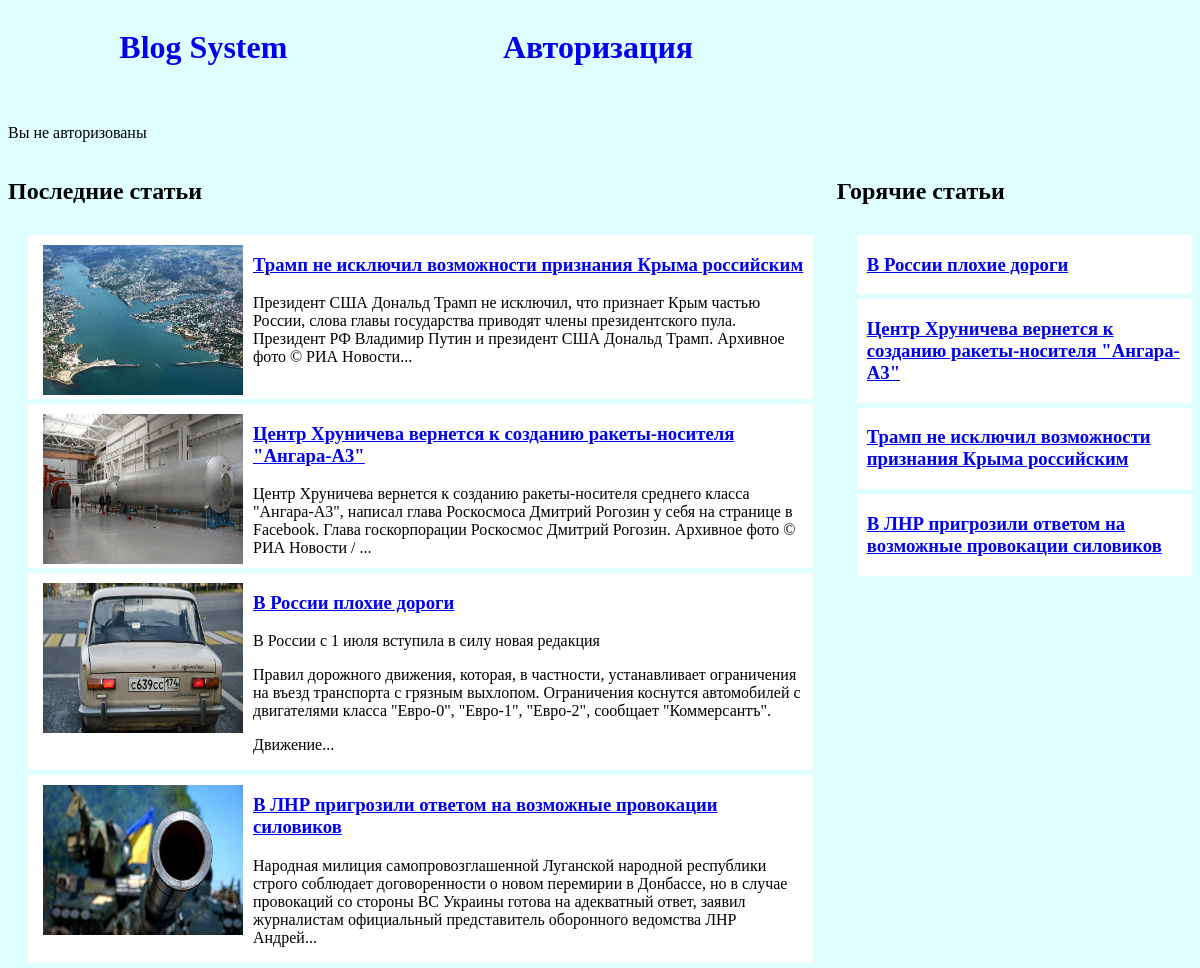
The page / on the database its author committed.
### tables this page shows
CREATE TABLE `news` (
  `id` int(11) NOT NULL,
  `header` text NOT NULL,
  `text` text NOT NULL,
  `image` text,
  `date` date NOT NULL,
  `viewCount` int(11) NOT NULL
);

### header.php (called while the page is built)
<?php
if ($_SESSION['isAdmin']){
    $AuthorisationStat = "Вы авторизованы как: ".$_SESSION['UserName'];
} else {
    $AuthorisationStat = "Вы не авторизованы";
}
?>
<?php include("headerView.php"); ?>

### index.php (called while the page is built, shortened)
<?php
require_once 'connection.php';
$link = mysqli_connect($host, $user, $password, $database);
mysqli_set_charset($link, "utf8");
require_once 'Function.php';
$resultArticlesOrderDate = GetArticlesOrderDate($link);
$resultTopArticles = GetTopArticles($link);
?>
<?php include("header.php"); ?>
<?php include("indexView.php"); ?>
<?php include("footer.php");

### Function.php (called while the page is built, shortened)
<?php
function GetArticlesOrderDate($link)
{
    $query = "SELECT * FROM news ORDER BY date DESC";
    $resultArticleOrderDate = mysqli_query($link, $query);
    $returnedMass=[];
    foreach ($resultArticleOrderDate as $item) {
        if (mb_strlen($item['text']) > 300) {
            $item['text'] = mb_substr($item['text'], 0, mb_strpos($item['text'], " ", 300)) . "...";
        }
        $returnedMass[]=$item;
    }
    return  $returnedMass;
}
function GetTopArticles($link)
{
    $date1 = date("Y-m-d", mktime(0, 0, 0, date("m"), date("d")-7, date("Y")));
    $date2 = date("Y-m-d");
    $query = "SELECT * FROM news Where date between '".mysqli_real_escape_string($link, $date1)
        ."' and '".mysqli_real_escape_string($link, $date2)."' ORDER BY viewCount DESC limit 10";
    $resultTopArticle = mysqli_query($link, $query);
    return $resultTopArticle;
}

### indexView.php (the view)
<div class="articles" >
<H2>Последние статьи</H2>
<?php if (!empty($resultArticlesOrderDate)) :
    ?>
    <ul>
    <?php foreach ($resultArticlesOrderDate as $item) :
        ?>
        <li class="article">
            <?php
            if (!empty($item['image'])) {
                echo '<div class="articleImage" ><img src="'.$item['image'].'" /></div>';
            }
            ?>
            <div class="articleTitle"><h3>
                    <?php
                    echo '<a href="/article.php?id='.$item['id'].'">'.$item['header'].'</a>';
                    ?>
                </h3></div>
            <div class="articleBody">
                <?php
                echo $item['text'];
                ?>
            </div>
        </li>
    <?php endforeach ?>
    </ul>
<?php endif ?>
</div>
<div class="topArticles">
<H2>Горячие статьи</H2>
<?php if (!empty($resultTopArticles)) :
    ?>
    <ul>
    <?php foreach ($resultTopArticles as $item) :
        ?>
        <li class="article">
            <div class="articleTitle"><h3>
                    <?php
                    echo '<a href="/article.php?id='.$item['id'].'">'.$item['header'].'</a>';
                    ?>
                </h3></div>
        </li>
    <?php endforeach ?>
    </ul>
<?php endif ?>
</div>

### headerView.php (shortened to what this page needs)
<!DOCTYPE html>
<html>
	<head>
        <link rel="stylesheet" href="style.css">
        <script src="ckeditor/ckeditor.js"/></script></head>
    <body>
    <div style="height:100px" >
        <a href="/" ><h1 class="headerLink">Blog System</h1></a>
        <a href="/Authorisation.php" ><h1 class="headerLink">Авторизация</h1></a>
</div>
<p><?php echo($AuthorisationStat); ?></p>

### footer.php (shortened to what this page needs)
	</body>
</html>

### style.css (style rules this page uses)
body { background:#E0FFFF; }
li.article { list-style-type: none; position:relative; display:inline-block; width: 100%; margin-bottom: 5px; background: white; padding: 0px 10px; float: left; }
.article img { width:200px; height:150px; margin: 10px 10px 0px 5px; }
.articleImage { float:left; }
ul { margin: 10px; padding: 10px; }
.articles { position:relative; float:left; width:68%; }
.topArticles { position:relative; float:right; width:30%; }
.headerLink { display:inline-block; width:33%; text-align:center; }

### rows shown on the page
news: image (picture), header "Трамп не исключил возможности признания Крыма российским", text "Президент США Дональд Трамп не исключил, что признает Крым частью России, слова главы государства приводят члены президентского пула. Президент РФ Владимир Путин и президент США Дональд Трамп. Архивное фото © РИА Новости..."
news: image (picture), header "Центр Хруничева вернется к созданию ракеты-носителя \"Ангара-А3\"", text "Центр Хруничева вернется к созданию ракеты-носителя среднего класса \"Ангара-А3\", написал глава Роскосмоса Дмитрий Рогозин у себя на странице в Facebook. Глава госкорпорации Роскосмос Дмитрий Рогозин. Архивное фото © РИА Новости / ..."
news: image (picture), header "В России плохие дороги", text "В России с 1 июля вступила в силу новая редакция Правил дорожного движения, которая, в частности, устанавливает ограничения на въезд транспорта с грязным выхлопом. Ограничения коснутся автомобилей с двигателями класса \"Евро-0\", \"Евро-1\", \"Евро-2\", сообщает \"Коммерсантъ\". Движение..."
news: image (picture), header "В ЛНР пригрозили ответом на возможные провокации силовиков", text "Народная милиция самопровозглашенной Луганской народной республики строго соблюдает договоренности о новом перемирии в Донбассе, но в случае провокаций со стороны ВС Украины готова на адекватный ответ, заявил журналистам официальный представитель оборонного ведомства ЛНР Андрей..."

### other values the page prints
$AuthorisationStat "Вы не авторизованы"
